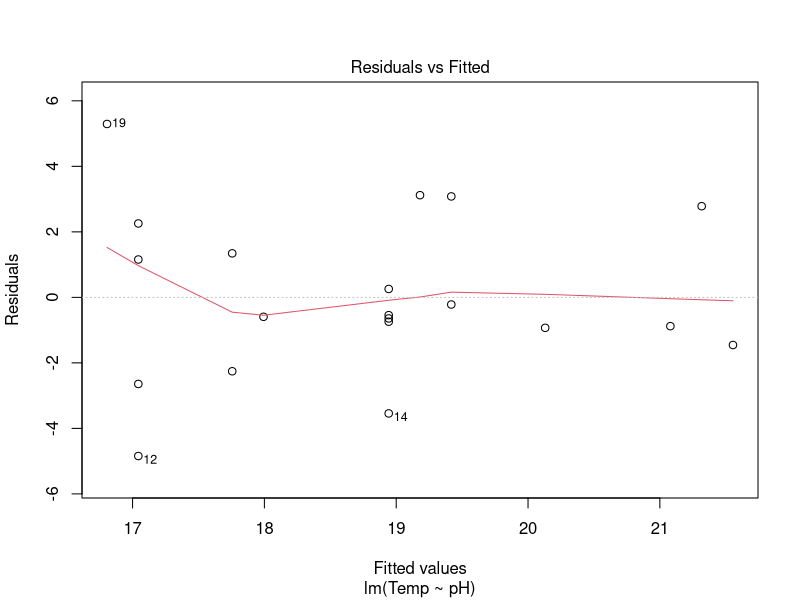
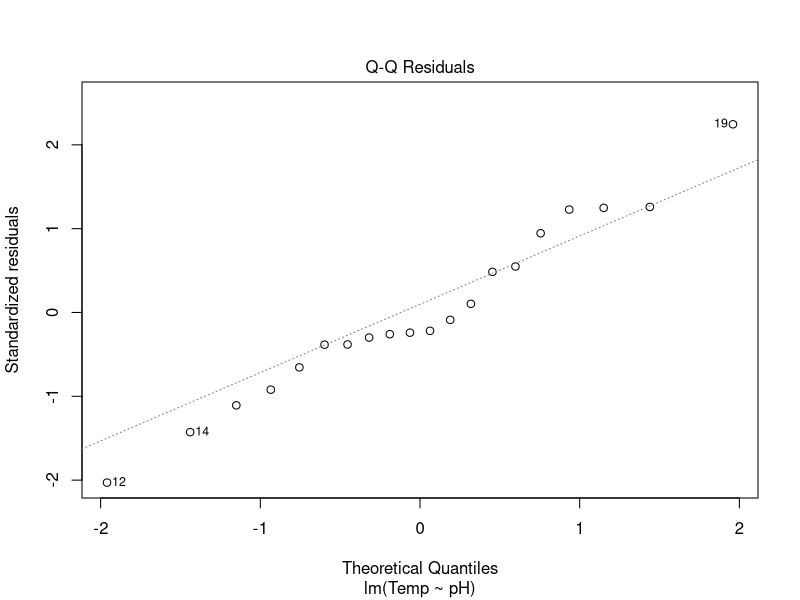
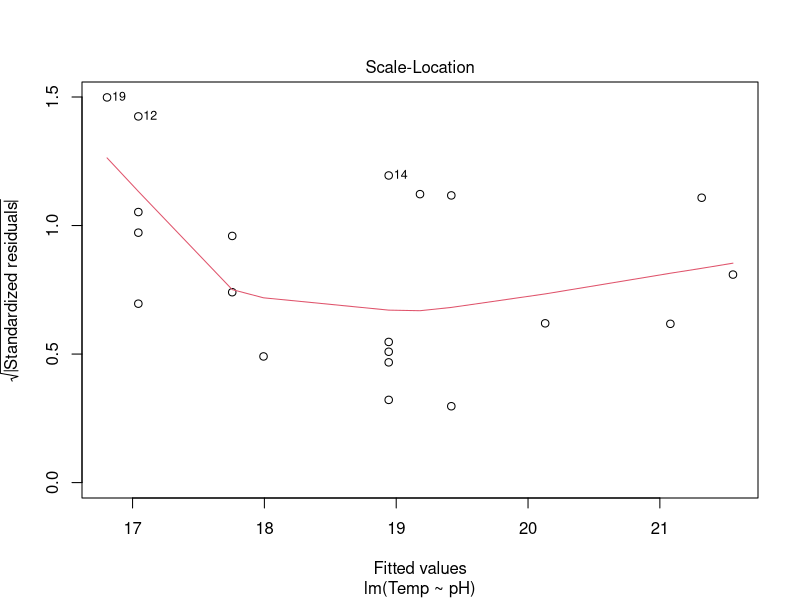
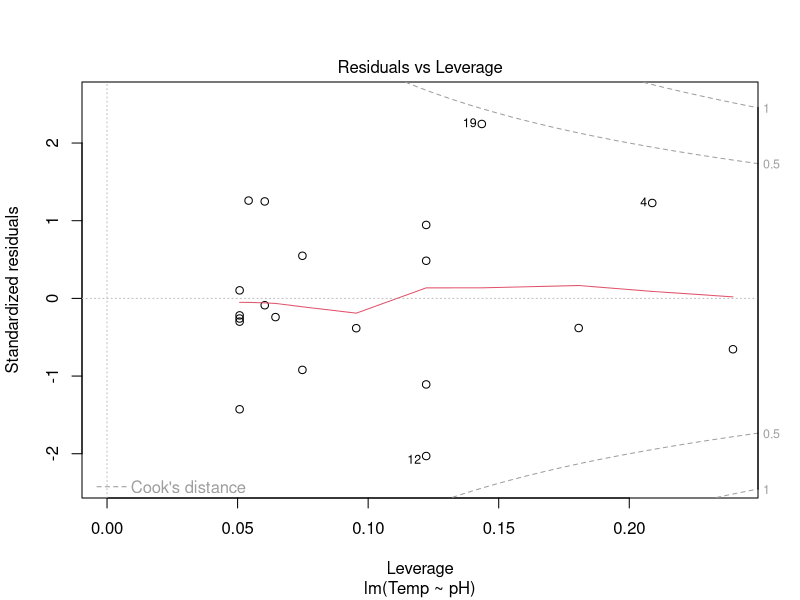
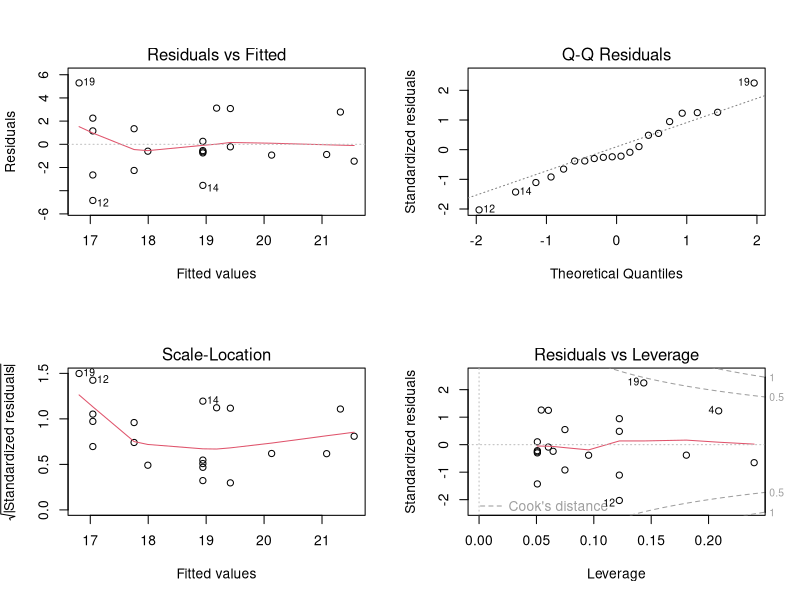

Write R code to recreate these figures, in order.
# Biology 850 Workshop on Basic statistical Analyses
# Jon Sweetman, Sept26,2018 jon.sweetman@ndsu.edu

# Libraries - space to call libraries used in this script
library(tidyverse) #includes ggplot2 and more..

setwd("/temp_data/tutorial-850")

# we will use some simple example data 
sitedata <- read.csv("sitedata.csv")  # read data

## Calculating sumary statistics - example
x <- rnorm(50)  # creates a vector of 50 normally distributed observations
mean(x)   # calculates the mean of x
sd(x)     # calculates the standard deviation of x
var(x)    # calculates the variance of x
median(x) # calculates the median calue of x

quantile (x) # obtains the quantiles for x

# what about shen we have missing values? (NA)
y <- c(11,-3,NA,56,5,NA,12) #here we create a vector with NA values
mean(y)   # we get a NA returned when we use this function
mean(y,na.rm=T)  # add the na.rm argument
summary(y) #produces a summary of descriptive variables for y

#if you haven't read in the sitedata.csv file above, you should do so
summary(sitedata)  #provides a summary of the whole data frame

## Conducting t-tests
pop1 <- rnorm(30, mean=3, sd=2)  #create a vector of 30 normally distributed observations with mean~3, sd~2
pop2 <- rnorm(30, mean=10, sd=5) #create a vector of 30 normally distributed observations with mean~10, sd~5
pop_ttest <- t.test(pop1, pop2)  #calculates a two sample t-test
pop_ttest

## example of nonparametric version - Wilcoxon test
pop_wilcoxtest <- wilcox.test(pop1, pop2)
pop_wilcoxtest

## Correlation

# a simple correlation
cor(sitedata$Temp,sitedata$pH, use="complete.obs")

## Correlation matrix from a data frame

# remove non-numeric coloms using dplyr 
sitedata_numeric <-select(sitedata, -Site)
# correlation matrix for a data frame 
cor(sitedata_numeric, use = "complete.obs")

# Linear Regression
lm(Temp ~ pH, data=sitedata)

# Save the model output as an object
lm_sites <- lm(Temp ~ pH, data=sitedata)
# output the summary information for the regression
summary(lm_sites)

# plots for evaluating your regression
plot(lm_sites)

# set graphic window to show 4 plots (2x2 layout) 
par(mfrow=c(2,2))
# replot lm_sites
plot(lm_sites)

## Multiple Regression
lm_sites2 <- lm(Temp ~ pH + rain_mm, data=sitedata)
summary(lm_sites2)





